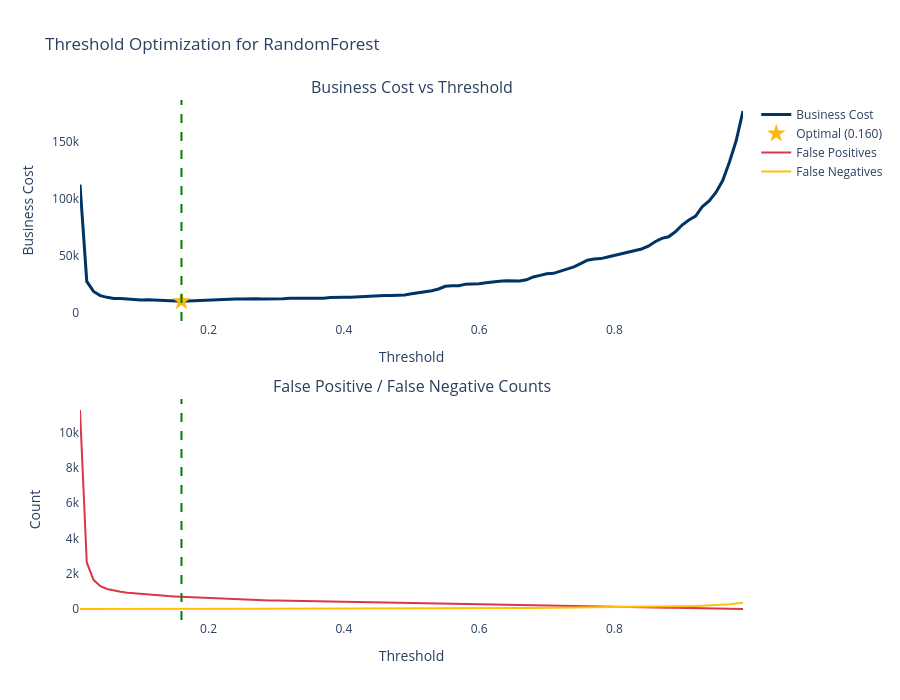

The notebook cell saved with this chart:
### Code cell
# Visualize threshold optimization
fig = make_subplots(
    rows=2, cols=1,
    subplot_titles=('Business Cost vs Threshold', 'False Positive / False Negative Counts'),
    vertical_spacing=0.15
)

# Plot 1: Cost vs Threshold
fig.add_trace(
    go.Scatter(
        x=thresholds,
        y=costs,
        mode='lines',
        name='Business Cost',
        line=dict(color=COLORS['primary'], width=3)
    ),
    row=1, col=1
)

# Add optimal point
fig.add_trace(
    go.Scatter(
        x=[optimal_threshold],
        y=[optimal_cost],
        mode='markers',
        name=f'Optimal ({optimal_threshold:.3f})',
        marker=dict(color=COLORS['secondary'], size=14, symbol='star')
    ),
    row=1, col=1
)

# Plot 2: FP and FN counts
fig.add_trace(
    go.Scatter(
        x=thresholds,
        y=fp_counts,
        mode='lines',
        name='False Positives',
        line=dict(color=COLORS['danger'], width=2)
    ),
    row=2, col=1
)

fig.add_trace(
    go.Scatter(
        x=thresholds,
        y=fn_counts,
        mode='lines',
        name='False Negatives',
        line=dict(color=COLORS['warning'], width=2)
    ),
    row=2, col=1
)

# Add vertical line for optimal threshold
fig.add_vline(x=optimal_threshold, line_dash="dash", line_color="green", row=1, col=1)
fig.add_vline(x=optimal_threshold, line_dash="dash", line_color="green", row=2, col=1)

fig.update_layout(
    height=700,
    title_text=f'Threshold Optimization for {best_model_name}',
    showlegend=True,
    plot_bgcolor='white',
    font=dict(size=12)
)
fig.update_xaxes(title_text='Threshold', row=1, col=1)
fig.update_xaxes(title_text='Threshold', row=2, col=1)
fig.update_yaxes(title_text='Business Cost', row=1, col=1)
fig.update_yaxes(title_text='Count', row=2, col=1)
fig.show()

print("✅ Threshold optimization visualization complete!")

### Figure 1 — Plotly figure (JSON) as saved in the notebook; plotly's stock layout.template omitted (floating-point values rounded to 4 significant figures)
{"data": [{"line": {"color": "#003366", "width": 3}, "mode": "lines", "name": "Business Cost", "type": "scatter", "x": [0.01, 0.02, 0.03, 0.04, 0.05, 0.06, 0.07, 0.08, 0.09, 0.1, 0.11, 0.12, 0.13, 0.14, 0.15, 0.16, 0.17, 0.18, 0.19, 0.2, 0.21, 0.22, 0.23, 0.24, 0.25, 0.26, 0.27, 0.28, 0.29, 0.3, 0.31, 0.32, 0.33, 0.34, 0.35, 0.36, 0.37, 0.38, 0.39, 0.4, 0.41, 0.42, 0.43, 0.44, 0.45, 0.46, 0.47, 0.48, 0.49, 0.5, 0.51, 0.52, 0.53, 0.54, 0.55, 0.56, 0.57, 0.58, 0.59, 0.6, 0.61, 0.62, 0.63, 0.64, 0.65, 0.66, 0.67, 0.68, 0.69, 0.7, 0.71, 0.72, 0.73, 0.74, 0.75, 0.76, 0.77, 0.78, 0.79, 0.8, 0.81, 0.82, 0.83, 0.84, 0.85, 0.86, 0.87, 0.88, 0.89, 0.9, 0.91, 0.92, 0.93, 0.94, 0.95, 0.96, 0.97, 0.98, 0.99], "xaxis": "x", "y": [112680, 27340, 18510, 14880, 13320, 12410, 12200, 11630, 11260, 10960, 11130, 10820, 10560, 10280, 10110, 9930, 10200, 10470, 10740, 11120, 10880, 11200, 12060, 11870, 11790, 12170, 12040, 11880, 11820, 12230, 12170, 12560, 12450, 12320, 12230, 12150, 12620, 13090, 13510, 13480, 13430, 13850, 14290, 14220, 15190, 15050, 15040, 14990, 15440, 16410, 17310, 18270, 19220, 20690, 23110, 23560, 23510, 24960, 24850, 25270, 26170, 27110, 27570, 27990, 27920, 27840, 28810, 31270, 32690, 34090, 34500, 36410, 37770, 40210, 43110, 46080, 47020, 47470, 48880, 50300, 51220, 52650, 54590, 55970, 58410, 62350, 65280, 66720, 71120, 77040, 81480, 84920, 93390, 98340, 105720, 116200, 132620, 151560, 177500], "yaxis": "y"}, {"marker": {"color": "#FFB612", "size": 14, "symbol": "star"}, "mode": "markers", "name": "Optimal (0.160)", "type": "scatter", "x": [0.16], "xaxis": "x", "y": [9930], "yaxis": "y"}, {"line": {"color": "#DC3545", "width": 2}, "mode": "lines", "name": "False Positives", "type": "scatter", "x": [0.01, 0.02, 0.03, 0.04, 0.05, 0.06, 0.07, 0.08, 0.09, 0.1, 0.11, 0.12, 0.13, 0.14, 0.15, 0.16, 0.17, 0.18, 0.19, 0.2, 0.21, 0.22, 0.23, 0.24, 0.25, 0.26, 0.27, 0.28, 0.29, 0.3, 0.31, 0.32, 0.33, 0.34, 0.35, 0.36, 0.37, 0.38, 0.39, 0.4, 0.41, 0.42, 0.43, 0.44, 0.45, 0.46, 0.47, 0.48, 0.49, 0.5, 0.51, 0.52, 0.53, 0.54, 0.55, 0.56, 0.57, 0.58, 0.59, 0.6, 0.61, 0.62, 0.63, 0.64, 0.65, 0.66, 0.67, 0.68, 0.69, 0.7, 0.71, 0.72, 0.73, 0.74, 0.75, 0.76, 0.77, 0.78, 0.79, 0.8, 0.81, 0.82, 0.83, 0.84, 0.85, 0.86, 0.87, 0.88, 0.89, 0.9, 0.91, 0.92, 0.93, 0.94, 0.95, 0.96, 0.97, 0.98, 0.99], "xaxis": "x2", "y": [11268, 2634, 1651, 1288, 1132, 1041, 970, 913, 876, 846, 813, 782, 756, 728, 711, 693, 670, 647, 624, 612, 588, 570, 556, 537, 529, 517, 504, 488, 482, 473, 467, 456, 445, 432, 423, 415, 412, 409, 401, 398, 393, 385, 379, 372, 369, 355, 354, 349, 344, 341, 331, 327, 322, 319, 311, 306, 301, 296, 285, 277, 267, 261, 257, 249, 242, 234, 231, 227, 219, 209, 200, 191, 177, 171, 161, 158, 152, 147, 138, 130, 122, 115, 109, 97, 91, 85, 78, 72, 62, 54, 48, 42, 39, 34, 22, 20, 12, 6, 0], "yaxis": "y2"}, {"line": {"color": "#FFC107", "width": 2}, "mode": "lines", "name": "False Negatives", "type": "scatter", "x": [0.01, 0.02, 0.03, 0.04, 0.05, 0.06, 0.07, 0.08, 0.09, 0.1, 0.11, 0.12, 0.13, 0.14, 0.15, 0.16, 0.17, 0.18, 0.19, 0.2, 0.21, 0.22, 0.23, 0.24, 0.25, 0.26, 0.27, 0.28, 0.29, 0.3, 0.31, 0.32, 0.33, 0.34, 0.35, 0.36, 0.37, 0.38, 0.39, 0.4, 0.41, 0.42, 0.43, 0.44, 0.45, 0.46, 0.47, 0.48, 0.49, 0.5, 0.51, 0.52, 0.53, 0.54, 0.55, 0.56, 0.57, 0.58, 0.59, 0.6, 0.61, 0.62, 0.63, 0.64, 0.65, 0.66, 0.67, 0.68, 0.69, 0.7, 0.71, 0.72, 0.73, 0.74, 0.75, 0.76, 0.77, 0.78, 0.79, 0.8, 0.81, 0.82, 0.83, 0.84, 0.85, 0.86, 0.87, 0.88, 0.89, 0.9, 0.91, 0.92, 0.93, 0.94, 0.95, 0.96, 0.97, 0.98, 0.99], "xaxis": "x2", "y": [0, 2, 4, 4, 4, 4, 5, 5, 5, 5, 6, 6, 6, 6, 6, 6, 7, 8, 9, 10, 10, 11, 13, 13, 13, 14, 14, 14, 14, 15, 15, 16, 16, 16, 16, 16, 17, 18, 19, 19, 19, 20, 21, 21, 23, 23, 23, 23, 24, 26, 28, 30, 32, 35, 40, 41, 41, 44, 44, 45, 47, 49, 50, 51, 51, 51, 53, 58, 61, 64, 65, 69, 72, 77, 83, 89, 91, 92, 95, 98, 100, 103, 107, 110, 115, 123, 129, 132, 141, 153, 162, 169, 186, 196, 211, 232, 265, 303, 355], "yaxis": "y2"}], "layout": {"annotations": [{"font": {"size": 16}, "showarrow": false, "text": "Business Cost vs Threshold", "x": 0.5, "xanchor": "center", "xref": "paper", "y": 1, "yanchor": "bottom", "yref": "paper"}, {"font": {"size": 16}, "showarrow": false, "text": "False Positive / False Negative Counts", "x": 0.5, "xanchor": "center", "xref": "paper", "y": 0.425, "yanchor": "bottom", "yref": "paper"}], "font": {"size": 12}, "height": 700, "plot_bgcolor": "white", "shapes": [{"line": {"color": "green", "dash": "dash"}, "type": "line", "x0": 0.16, "x1": 0.16, "xref": "x", "y0": 0, "y1": 1, "yref": "y domain"}, {"line": {"color": "green", "dash": "dash"}, "type": "line", "x0": 0.16, "x1": 0.16, "xref": "x2", "y0": 0, "y1": 1, "yref": "y2 domain"}], "showlegend": true, "title": {"text": "Threshold Optimization for RandomForest"}, "xaxis": {"anchor": "y", "domain": [0, 1], "title": {"text": "Threshold"}}, "xaxis2": {"anchor": "y2", "domain": [0, 1], "title": {"text": "Threshold"}}, "yaxis": {"anchor": "x", "domain": [0.575, 1], "title": {"text": "Business Cost"}}, "yaxis2": {"anchor": "x2", "domain": [0, 0.425], "title": {"text": "Count"}}}}
